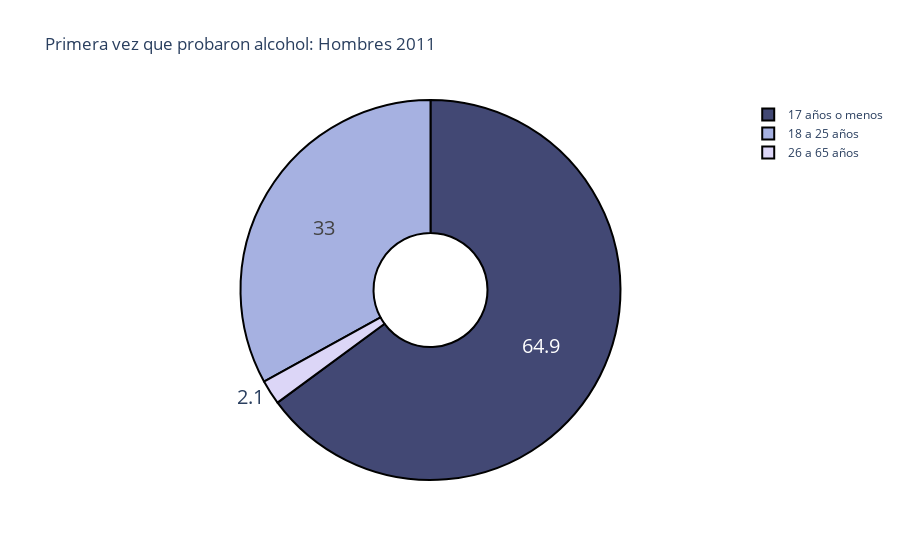

This figure's notebook cell:
### Code cell
colors = ['#424874', '#a6b1e1', '#dcd6f7']
fig = go.Figure(data=[go.Pie(labels=labels, values=hombres2011)])
fig.update_traces(hoverinfo='label+percent', textinfo='value', textfont_size=20, hole=.3,
                  marker=dict(colors=colors, line=dict(color='#000000', width=2)))
fig.update_layout(
    title_text="Primera vez que probaron alcohol: Hombres 2011")
fig.show()

### Figure 1 — Plotly figure (JSON) as saved in the notebook; plotly's stock layout.template omitted (floating-point values rounded to 4 significant figures)
{"data": [{"hole": 0.3, "hoverinfo": "label+percent", "labels": ["17 años o menos", "18 a 25 años", "26 a 65 años"], "marker": {"colors": ["#424874", "#a6b1e1", "#dcd6f7"], "line": {"color": "#000000", "width": 2}}, "textfont": {"size": 20}, "textinfo": "value", "type": "pie", "values": [64.9, 33, 2.1]}], "layout": {"title": {"text": "Primera vez que probaron alcohol: Hombres 2011"}}}
